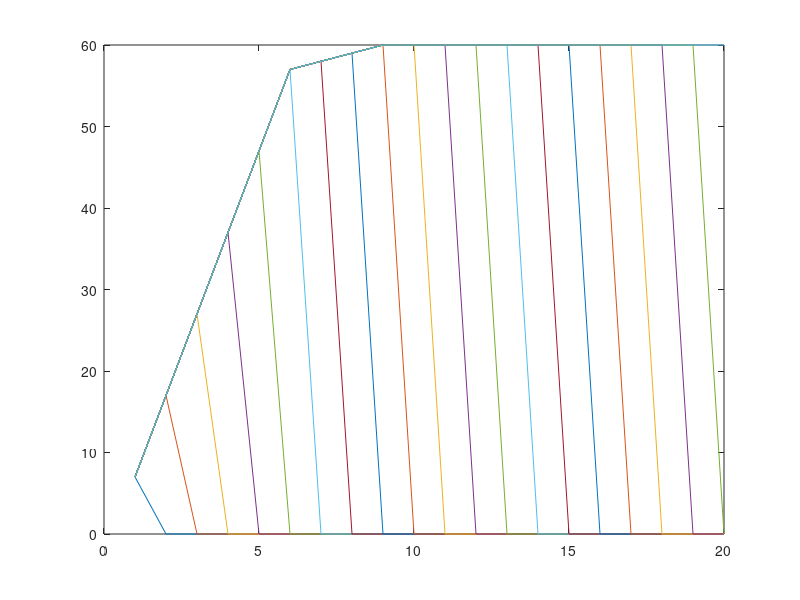

This figure's MATLAB source:
N = 20;
x = 60*ones(1,N);
y = zeros(1,N);
y(1) = 7;
figure
plot(y)
hold on;
for i=1:N-1
  e = x(i) - y(i);
  if (e == 0)
    y(i+1) = y(i);
  endif
  
  if (e > 0 && e <= 10)
    y(i+1) = y(i)+1;
  endif
  
  if (e > 10)
    y(i+1) = y(i)+10;
  endif
  plot(y);
  hold on;
end
